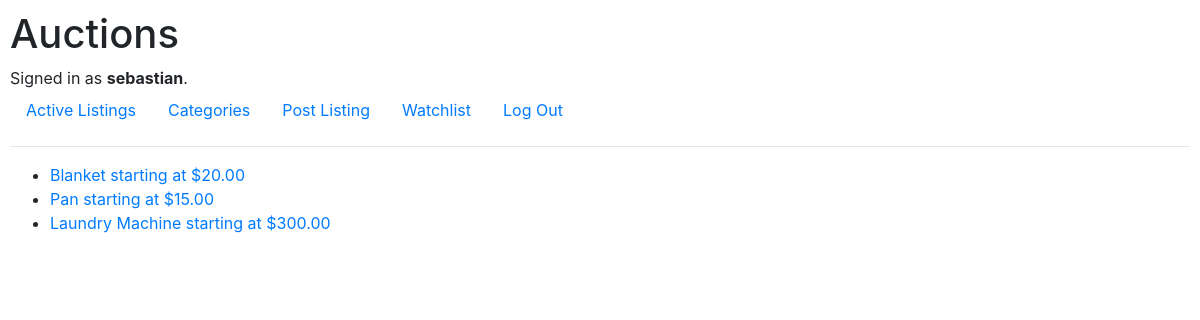
The app's page /categories/household (signed in) with its own data.
### auctions/models.py (models this page shows)
class User(AbstractUser):
    pass

class Listing(models.Model):
    listing_user = models.ForeignKey(User, on_delete=models.PROTECT, related_name="user_listings")
    name = models.CharField(max_length=64)
    description = models.CharField(max_length=1000)
    starting_bid = models.DecimalField(max_digits=20, decimal_places=2)
    image = models.URLField(default=None)
    category = models.CharField(max_length=64, default=None)
    listing_watchlist = models.ManyToManyField(User, blank=True, related_name="user_watchlist")
    is_closed = models.BooleanField(default=False)

### auctions/views.py (the view)
# urls.py: path("categories/<str:cat>", views.view_category, name="view_category")
def view_category(request, cat):
    return render(request, "auctions/viewcategories.html", {
        "listings": Listing.objects.filter(category=cat.lower())
    })

### auctions/templates/auctions/viewcategories.html
{% extends "auctions/layout.html" %}
{% block body %}
<ul>
    {% for listing in listings %}
    <li>
        <a href="{% url 'view_listing' listing.id %}">{{ listing.name }} starting at ${{ listing.starting_bid}}</a>
    </li>
    {% empty %}
    <li>No listings</li>
    {% endfor %}
</ul>
{% endblock %}

### auctions/templates/auctions/layout.html (shortened to what this page needs)
{% load static %}
<!DOCTYPE html>
<html lang="en">
    <head>
        <link rel="stylesheet" href="https://stackpath.bootstrapcdn.com/bootstrap/4.4.1/css/bootstrap.min.css">
        <link href="{% static 'auctions/styles.css' %}" rel="stylesheet">
    </head>
    <body>
        <h1>Auctions</h1>
        <div>
            {% if user.is_authenticated %}
                Signed in as <strong>{{ user.username }}</strong>.
            {% else %}
                Not signed in.
            {% endif %}
        </div>
        <ul class="nav">
            <li class="nav-item">
                <a class="nav-link" href="{% url 'index' %}">Active Listings</a>
            </li>
            <li class="nav-item">
                <a class="nav-link" href="{% url 'categories' %}">Categories</a>
            </li>
            {% if user.is_authenticated %}
                <li class="nav-item">
                    <a class="nav-link" href="{% url 'create_listing' %}">Post Listing</a>
                </li>
                <li class="nav-item">
                    <a class="nav-link" href="{% url 'watchlist' %}">Watchlist</a>
                </li>
                <li class="nav-item">
                    <a class="nav-link" href="{% url 'logout' %}">Log Out</a>
                </li>
            {% endif %}
        </ul>
        <hr>
        {% block body %}
        {% endblock %}
    </body>
</html>

### auctions/static/auctions/styles.css (style rules this page uses)
body { padding: 10px; }

### records on screen
User: username "sebastian"
Listing: name "Blanket", starting_bid "20.00"
Listing: name "Pan", starting_bid "15.00"
Listing: name "Laundry Machine", starting_bid "300.00"
